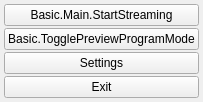
  <widget class="QDockWidget" name="controlsDock">
   <property name="features">
    <set>QDockWidget::AllDockWidgetFeatures</set>
   </property>
   <property name="windowTitle">
    <string>Basic.Main.Controls</string>
   </property>
   <attribute name="dockWidgetArea">
    <number>8</number>
   </attribute>
   <widget class="QWidget" name="dockWidgetContents_3">
    <layout class="QVBoxLayout" name="buttonsVLayout">
     <property name="spacing">
      <number>2</number>
     </property>
     <property name="leftMargin">
      <number>4</number>
     </property>
     <property name="topMargin">
      <number>4</number>
     </property>
     <property name="rightMargin">
      <number>4</number>
     </property>
     <property name="bottomMargin">
      <number>4</number>
     </property>
     <item>
      <widget class="QPushButton" name="streamButton">
       <property name="enabled">
        <bool>true</bool>
       </property>
       <property name="sizePolicy">
        <sizepolicy hsizetype="Preferred" vsizetype="Fixed">
         <horstretch>0</horstretch>
         <verstretch>0</verstretch>
        </sizepolicy>
       </property>
       <property name="text">
        <string>Basic.Main.StartStreaming</string>
       </property>
       <property name="checkable">
        <bool>true</bool>
       </property>
      </widget>
     </item>
     <item>
      <widget class="QPushButton" name="modeSwitch">
       <property name="text">
        <string>Basic.TogglePreviewProgramMode</string>
       </property>
       <property name="checkable">
        <bool>true</bool>
       </property>
      </widget>
     </item>
     <item>
      <widget class="QPushButton" name="settingsButton">
       <property name="sizePolicy">
        <sizepolicy hsizetype="Preferred" vsizetype="Fixed">
         <horstretch>0</horstretch>
         <verstretch>0</verstretch>
        </sizepolicy>
       </property>
       <property name="text">
        <string>Settings</string>
       </property>
      </widget>
     </item>
     <item>
      <widget class="QPushButton" name="exitButton">
       <property name="sizePolicy">
        <sizepolicy hsizetype="Preferred" vsizetype="Fixed">
         <horstretch>0</horstretch>
         <verstretch>0</verstretch>
        </sizepolicy>
       </property>
       <property name="text">
        <string>Exit</string>
       </property>
      </widget>
     </item>
     <item>
      <spacer name="expVSpacer">
       <property name="orientation">
        <enum>Qt::Vertical</enum>
       </property>
       <property name="sizeHint" stdset="0">
        <size>
         <width>0</width>
         <height>0</height>
        </size>
       </property>
      </spacer>
     </item>
    </layout>
   </widget>
  </widget>
